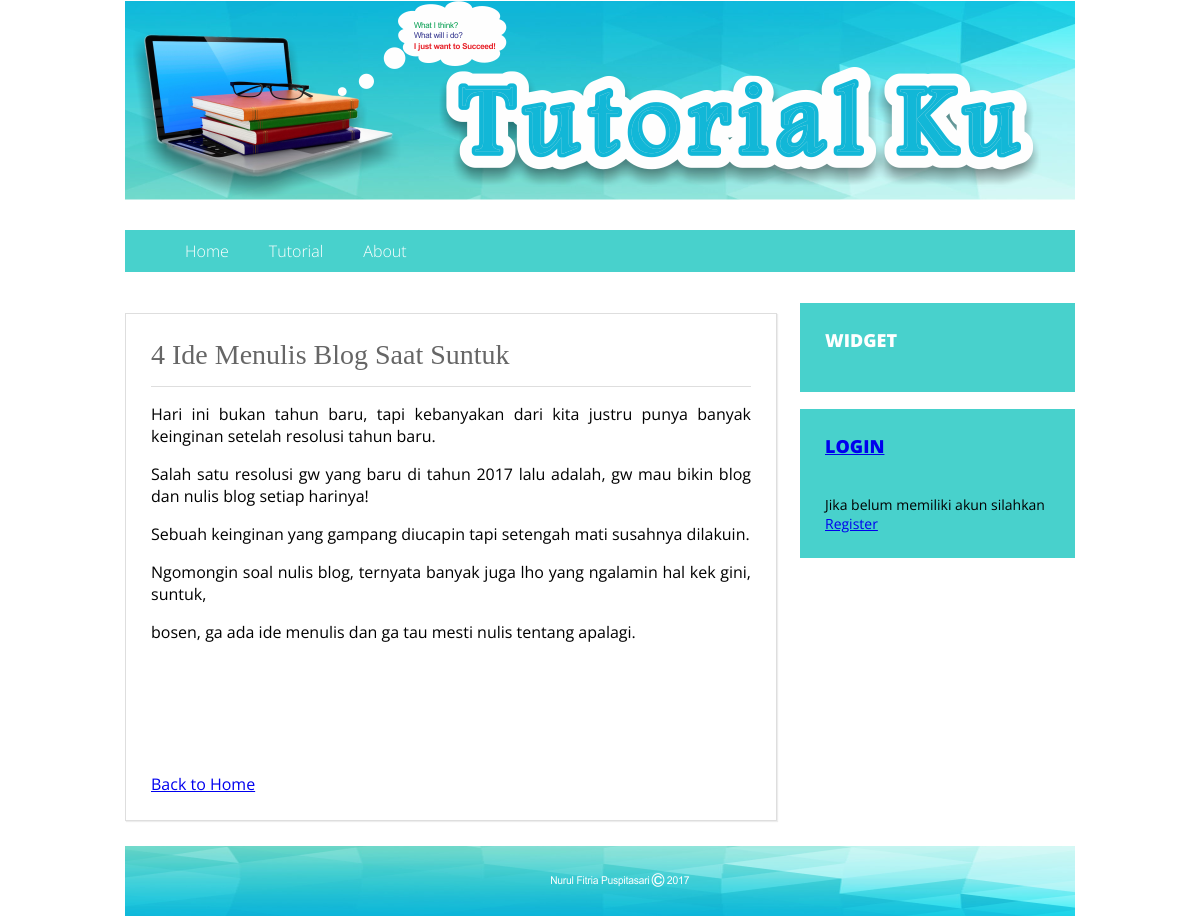
The page /content.php?id=1 on the database its author committed.
### tables this page shows
CREATE TABLE `tutorial` (
  `id_tutorial` int(11) NOT NULL,
  `judul` varchar(255) NOT NULL,
  `label` varchar(255) NOT NULL,
  `tanggal` date NOT NULL,
  `data` text NOT NULL
);

### content.php (the view, shortened to what this page needs)
<!DOCTYPE html>
<html>
<head>
	<link rel="stylesheet" type="text/css" href="style.css">
</head>
<body>
	<header>
		<img src="gambar/header1.png">
	</header>
	<div class="wrapper">
		<nav class="main-navigation">
			<ul class="menu">
				<li><a href="index.html">Home</a></li>
				<li class="has-mega-menu"><a href="#">Tutorial</a>
				</li>
				<li><a href="about.html">About</a></li>
			</ul>
		</nav>
		<aside class="sidebar">
			<div class="widget">
				<h2>Widget</h2>
			</div>
			<div class="widget">
				<h2><a href="#" id="loginform">Login</a></h2>
    			<br/>
    			<p>Jika belum memiliki akun silahkan <a href="signup.html">Register</a> </p>
			</div>
		</aside>
		<div class="blog">
			<?php
			$id=$_GET['id'];
				$cari=mysql_query("SELECT *FROM tutorial WHERE id_tutorial='$id'");
				while ($tampil=mysql_fetch_array($cari)) {
				?>
			<div class="content">
				<h1><?php echo $tampil['judul']; ?></h1>
				<hr>
				<p>
					<?=($tampil['data']); ?>
				</p>
				<a href="index.php" >Back to Home</a>
			</div>
			<?php
		}
	?>
		</div>
	</div>
	<footer>
		<img src="gambar/footer1.png">
	</footer>
</body>
</html>

### style.css (style rules this page uses)
body { background: white; margin:0; font-family: 'Open Sans', sans-serif; }
hr { border:0; background:#dedede; height:1px; }
header { text-align: center; color: #232323; }
footer { text-align: center; color: black; }
.wrapper { width: 950px; margin:25px auto; }
nav { width: 950px; background: mediumturquoise; }
.main-navigation { position: relative; }
.menu { list-style: none; }
.menu:after { content:""; clear: both; display: block; }
.menu>li { position: relative; float: left; }
.menu>li.has-mega-menu { position: static; }
.menu>li>a { color: white; text-decoration: none; padding: 10px 20px; display: block; font-weight: 100; }
.sidebar { float:right; width:275px; }
.sidebar .widget { padding:25px; margin:15px 0 10px; background:mediumturquoise; border-bottom: 2px solid #fff; transition: all 0.5s ease; }
.sidebar .widget h2 { padding:0; margin:0 0 15px; color:white; font-size: 18px; font-weight:800; text-transform: uppercase; }
.sidebar .widget p { font-size: 14px; }
.sidebar .widget p:last-child { margin:0; }
.blog { float:left; }
.content { width:600px; padding:25px; margin:25px auto; background: #fff; border:1px solid #dedede; -webkit-box-shadow: 1px 1px 1px 0px rgba(204,204,204,0.35); -moz-box-shadow: 1px 1px 1px 0px rgba(204,204,204,0.35); box-shadow: 1px 1px 1px 0px rgba(204,204,204,0.35); }
.content h1 { padding:0; margin:0 0 15px; font-weight: normal; color: #666; font-family: Georgia; }
h1 { margin: 0 0 20px 0; font-weight: 300; font-size: 28px; }

### rows shown on the page
tutorial: judul "4 Ide Menulis Blog Saat Suntuk", data "Hari ini bukan tahun baru, tapi kebanyakan dari kita justru punya banyak keinginan setelah resolusi tahun baru. Salah satu resolusi gw yang baru di tahun 2017 lalu adalah, gw mau bikin blog dan nulis blog setiap harinya! Sebuah keinginan yang gampang diucapin tapi setengah mati susahnya dilakuin. Ngomongin soal nulis blog, ternyata banyak juga lho yang ngalamin hal kek gini, suntuk, bosen, ga ada ide menulis dan ga tau mesti nulis tentang apalagi."
